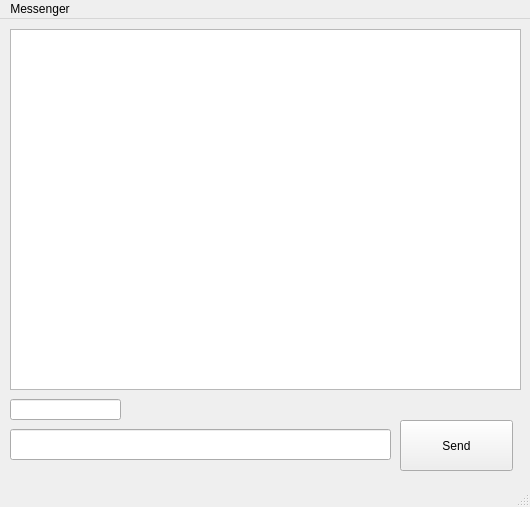
<?xml version="1.0" encoding="UTF-8"?>
<ui version="4.0">
 <class>MainWindow</class>
 <widget class="QMainWindow" name="MainWindow">
  <property name="geometry">
   <rect>
    <x>0</x>
    <y>0</y>
    <width>530</width>
    <height>507</height>
   </rect>
  </property>
  <property name="windowTitle">
   <string>pyQtClient</string>
  </property>
  <widget class="QWidget" name="centralwidget">
   <widget class="QPushButton" name="pushButton">
    <property name="geometry">
     <rect>
      <x>400</x>
      <y>401</y>
      <width>113</width>
      <height>51</height>
     </rect>
    </property>
    <property name="text">
     <string>Send</string>
    </property>
   </widget>
   <widget class="QLineEdit" name="lineEdit1">
    <property name="geometry">
     <rect>
      <x>10</x>
      <y>380</y>
      <width>111</width>
      <height>21</height>
     </rect>
    </property>
   </widget>
   <widget class="QLineEdit" name="lineEdit2">
    <property name="geometry">
     <rect>
      <x>10</x>
      <y>410</y>
      <width>381</width>
      <height>31</height>
     </rect>
    </property>
   </widget>
   <widget class="QListWidget" name="listWidget1">
    <property name="geometry">
     <rect>
      <x>10</x>
      <y>10</y>
      <width>511</width>
      <height>361</height>
     </rect>
    </property>
   </widget>
  </widget>
  <widget class="QMenuBar" name="menubar">
   <property name="geometry">
    <rect>
     <x>0</x>
     <y>0</y>
     <width>530</width>
     <height>24</height>
    </rect>
   </property>
   <widget class="QMenu" name="menuMessenger">
    <property name="title">
     <string>Messenger</string>
    </property>
   </widget>
   <addaction name="menuMessenger"/>
  </widget>
  <widget class="QStatusBar" name="statusbar"/>
 </widget>
 <resources/>
 <connections/>
</ui>
